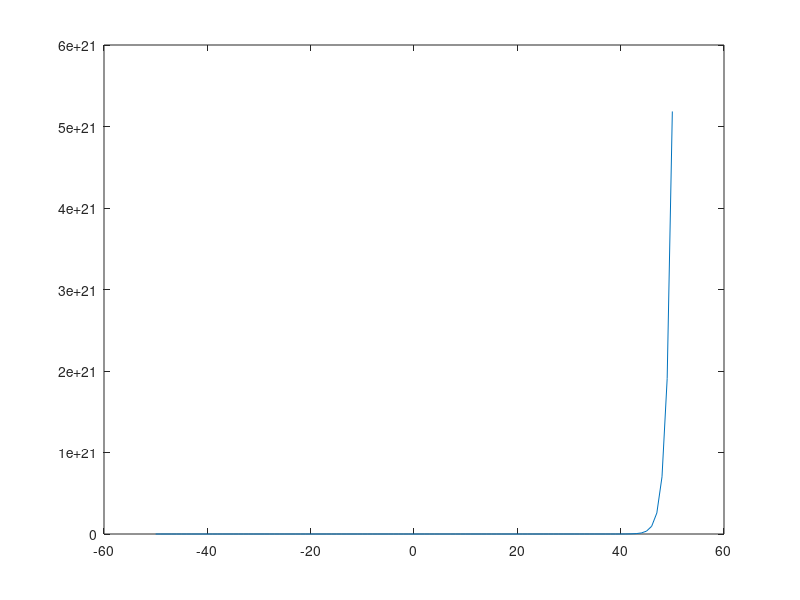

This chart was generated by the following MATLAB code:
%Octave Scrpt
% Title         :Funcines trscendentes:trigonometricas, logaritmicas
% Author        :Maria Guadalupe Martinez Santiago  
%Date           :202123638
%Version        :1
%Usage          :octave>/phat/Funcion13
%Notes          :Requiere aplicacion de octave para la ejecucion y graficacion 

disp('INYECTIVA')
%Dominio de funcion
x=-50:1:50;
%Funcion
fx=e.^x;
%Plotear funcion
plot(x,fx);